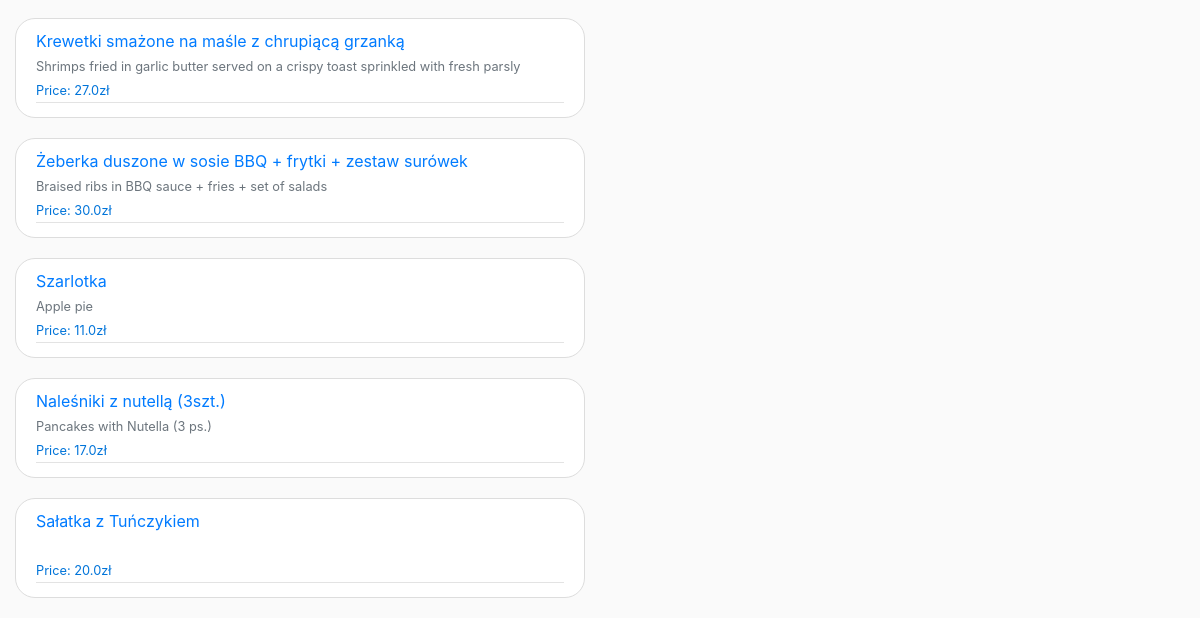
The app's page /select_type/main/ (lower part), older data.
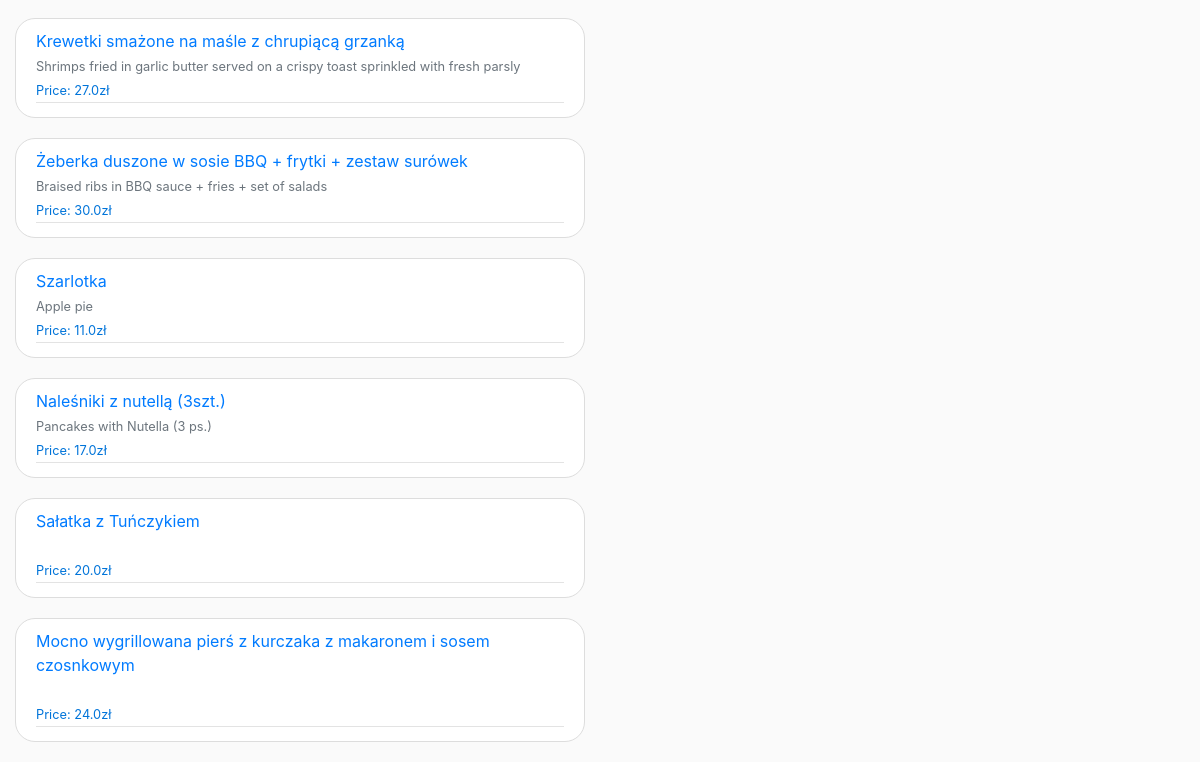
The same page, newer data.
### shop/models.py (models this page shows, shortened)
class Dish(models.Model):
    name = models.CharField(max_length=100)
    ingredient = models.CharField(max_length=250, blank=True)
    price = models.FloatField()
    dish_type = models.CharField(max_length=20)
    dish_addon = models.BooleanField(default=True)

### shop/views.py (the view)
# urls.py: path('select_type/<str:type>/', select_type, name='shop-select'),
def select_type(request, type):
    if type == "all":
       return redirect('shop-home')
    else:
        context = {
            'dish':selectMenu(type),
            'type': type,
            'hoursStart': startTime,
            'hoursEnd': endTime,
            'time': datetime.now()
        }
        try:
            values = countTotalPrice(request.user)
            context.update({'cart': values["items_in_cart"], 'sum_price': values["total_price"]})
            money = Profile.objects.get(user=request.user).money
            context.update({'money': money})
        except:
            pass
        return render(request, 'shop/home.html',context)

### shop/views.py (called while the page is built)
def countTotalPrice(user):
    items_in_cart = Cart.objects.filter(user=user)
    total_price = 0
    for item in items_in_cart:
        composition_price = item.composition.dish.price + item.composition.addon.price
        total_price += composition_price * item.quantity
    value_to_return ={
        'total_price': total_price,
        'items_in_cart': items_in_cart
    }
    return value_to_return

### shop/templates/shop/home.html (shortened to what this page needs)
{% extends 'shop/base.html' %}
{% block content %}
<br>
{% for menu in dish %}
    <article class="media content-section">
        <div class="media-body">
            <div class="article-metadata">
                <a class="mr-2" href="{% url 'shop-open-dish' menu.id %}">{{ menu.name }}</a><br>
                <small class="text-muted">{{ menu.ingredient }}</small><br>
                <small class="article-content" style='color:#0074d9'>Price: {{ menu.price }}zł</small>
            </div>
        </div>
    </article>
{% endfor %}
{% endblock content %}

Row changes from the older to the newer data that the page shows:
added Dish: name "Mocno wygrillowana pierś z kurczaka z makaronem i sosem czosnkowym", price "24.0"
